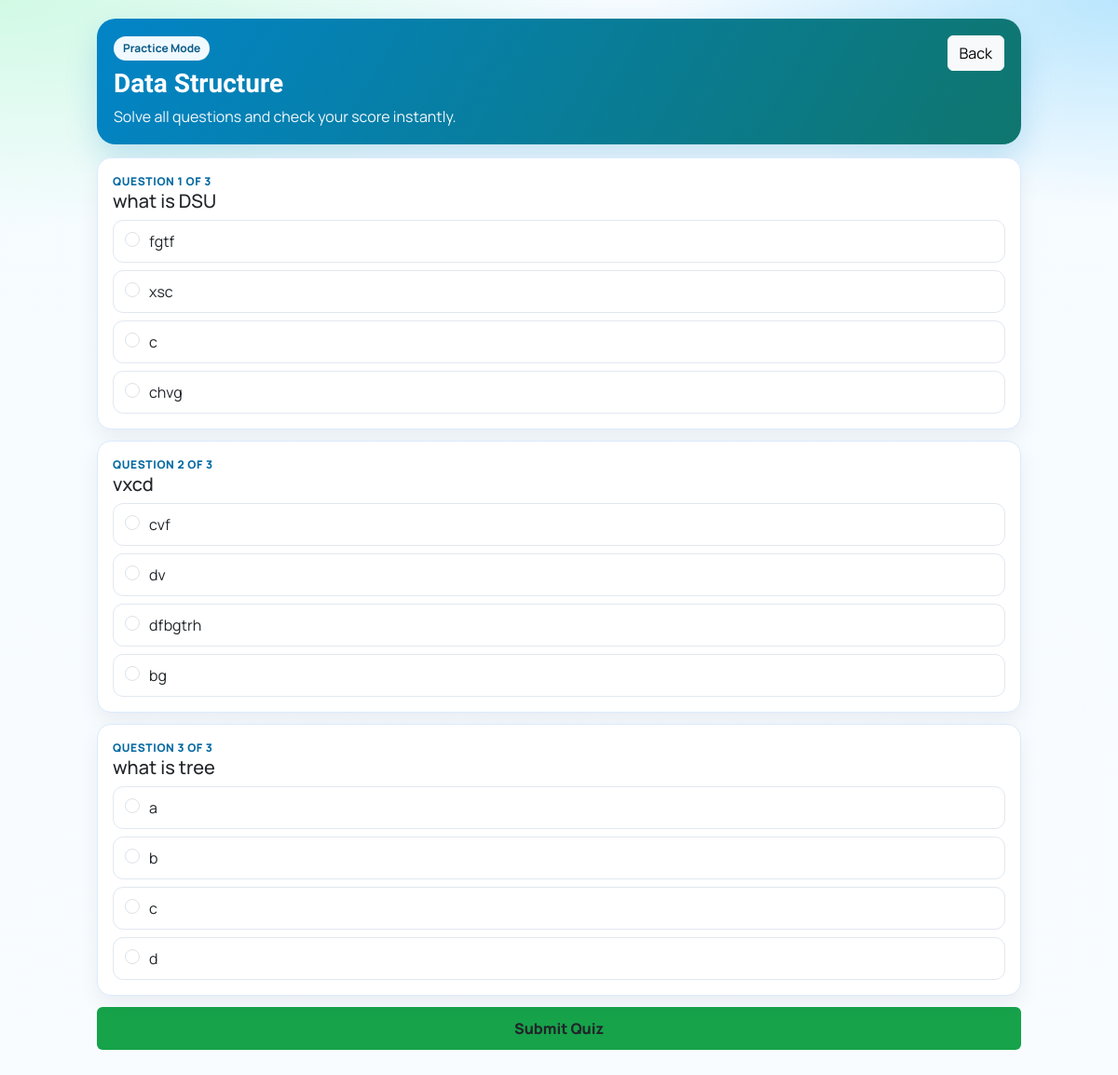
Page /take_practice_quiz/3 (signed in) on the committed database.
### tables this page shows
CREATE TABLE Practice_Quizzes (
            quiz_id INTEGER PRIMARY KEY AUTOINCREMENT,
            quiz_name TEXT NOT NULL,
            description TEXT,
            teacher_id INTEGER,
            created_by INTEGER NOT NULL,
            department TEXT,
            target_departments TEXT,
            created_at TIMESTAMP DEFAULT CURRENT_TIMESTAMP,
            FOREIGN KEY (created_by) REFERENCES Users(user_id)
        );

CREATE TABLE PracticeQuestions (
            question_id INTEGER PRIMARY KEY AUTOINCREMENT,
            quiz_id INTEGER NOT NULL,
            question_text TEXT NOT NULL,
            question_type TEXT DEFAULT 'MCQ',
            explanation TEXT,
            created_at TIMESTAMP DEFAULT CURRENT_TIMESTAMP, media_url TEXT,
            FOREIGN KEY (quiz_id) REFERENCES Practice_Quizzes(quiz_id)
        );

CREATE TABLE PracticeOptions (
            option_id INTEGER PRIMARY KEY AUTOINCREMENT,
            question_id INTEGER NOT NULL,
            option_text TEXT NOT NULL,
            is_correct INTEGER DEFAULT 0,
            option_order INTEGER,
            FOREIGN KEY (question_id) REFERENCES PracticeQuestions(question_id)
        );

### app.py (the view)
@app.route('/take_practice_quiz/<int:quiz_id>')
@login_required
def take_practice_quiz(quiz_id):
    if session.get('role') != 'Student':
        return redirect('/login')
    with get_db_connection() as conn:
        student_department_row = conn.execute(
            "SELECT COALESCE(NULLIF(department, ''), 'Computer') AS department FROM Users WHERE user_id=?",
            (session['user_id'],)
        ).fetchone()
        student_department = student_department_row['department'] if student_department_row else 'Computer'
        quiz = conn.execute(
            """
            SELECT p.*
            FROM Practice_Quizzes p
            LEFT JOIN Users u ON p.created_by = u.user_id
            WHERE p.quiz_id=?
              AND (',' || COALESCE(
                    NULLIF(p.target_departments, ''),
                    COALESCE(NULLIF(p.department, ''), COALESCE(NULLIF(u.department, ''), 'Computer'))
                  ) || ',') LIKE '%,' || ? || ',%'
            """,
            (quiz_id, student_department)
        ).fetchone()
        if not quiz:
            flash("This quiz is not available for your department")
            return redirect(url_for('student_practice_quizzes'))
        questions = conn.execute(
            "SELECT * FROM PracticeQuestions WHERE quiz_id=? ORDER BY question_id",
            (quiz_id,)
        ).fetchall()
        questions_with_options = []
        for q in questions:
            options = conn.execute(
                "SELECT * FROM PracticeOptions WHERE question_id=? ORDER BY option_order, option_id",
                (q['question_id'],)
            ).fetchall()
            questions_with_options.append({
                "question": q,
                "options": options
            })
    return render_template(
        'student/take_practice_quiz.html',
        quiz=quiz,
        questions=questions_with_options
    )

### app.py (called while the page is built)
def get_db_connection():
    return DBConnection(DATABASE)

def login_required(f):
    @wraps(f)
    def decorated_function(*args, **kwargs):
        if 'user_id' not in session:
            flash("Please login first")
            return redirect(url_for('login'))
        return f(*args, **kwargs)
    return decorated_function

    def __enter__(self):
        return self.conn

    def __exit__(self, exc_type, exc_val, exc_tb):
        if exc_type is None:
            self.conn.commit()
        else:
            self.conn.rollback()
        self.conn.close()

### templates/student/take_practice_quiz.html (shortened to what this page needs)
<!DOCTYPE html>
<html lang="en">
<head>
<link href="https://cdn.jsdelivr.net/npm/bootstrap@5.3.2/dist/css/bootstrap.min.css" rel="stylesheet">
</head>
<body class="no-copy">
<div class="wrap">
  <div class="hero d-flex justify-content-between align-items-start flex-wrap gap-2">
    <div>
      <span class="progress-pill">Practice Mode</span>
      <h3 class="mt-2">{{ quiz['quiz_name'] }}</h3>
      <p>{{ quiz['description'] or 'Solve all questions and check your score instantly.' }}</p>
    </div>
    <div class="d-flex gap-2">
      <a href="{{ url_for('student_practice_quizzes') }}" class="btn btn-light">Back</a>
    </div>
  </div>
  {% if questions %}
  <form method="POST" action="{{ url_for('submit_practice_quiz', quiz_id=quiz['quiz_id']) }}" id="quizForm">
    {% for item in questions %}
    <div class="qcard card">
      <div class="card-body">
        <div class="qhead">Question {{ loop.index }} of {{ questions|length }}</div>
        <h5 class="mb-2">{{ item.question['question_text'] }}</h5>
        {% for opt in item.options %}
        <label class="opt" for="opt_{{ opt['option_id'] }}">
          <input class="form-check-input" type="radio" name="answer_{{ item.question['question_id'] }}" id="opt_{{ opt['option_id'] }}" value="{{ opt['option_id'] }}" required>
          <span>{{ opt['option_text'] }}</span>
        </label>
        {% endfor %}
      </div>
    </div>
    {% endfor %}
    <button type="submit" class="btn btn-submit w-100">Submit Quiz</button>
  </form>
  {% else %}
  <div class="alert alert-warning">No questions found in this quiz.</div>
  {% endif %}
</div>
</body>
</html>

### templates/student/take_practice_quiz.html (style rules this page uses)
:root { --ink:#0f172a;--muted:#64748b;--card:#fff;--stroke:#dbeafe;--brand:#0284c7;--brand-2:#0f766e;--ok:#16a34a; }
body { margin:0;font-family:'Manrope',sans-serif;color:var(--ink);background:radial-gradient(1100px 420px at 0% 0%,#d1fae5 0,transparent 58%),radial-gradient(900px 400px at 100% 0%,#bae6fd 0,transparent 55%),linear-gradient(180deg,#f5fbff,#f8fcff); }
.wrap { max-width:1020px;margin:auto;padding:20px 14px 34px; }
.hero { background:linear-gradient(120deg,var(--brand),var(--brand-2));color:#fff;padding:18px;border-radius:20px;box-shadow:0 16px 34px rgba(2,132,199,.2);margin-bottom:14px; }
.hero h3 { font-family:'Sora',sans-serif;margin:0;font-weight:800 }
.hero p { margin:6px 0 0;opacity:.95 }
.qcard { background:var(--card);border:1px solid var(--stroke);border-radius:15px;box-shadow:0 10px 22px rgba(15,23,42,.06);margin-bottom:12px;animation:fade .3s ease; }
.qhead { font-size:12px;font-weight:800;color:#0369a1;letter-spacing:.6px;text-transform:uppercase }
.opt { display:flex;align-items:flex-start;gap:10px;border:1px solid #e2e8f0;border-radius:11px;padding:10px 12px;margin-top:8px;background:#fff;transition:.15s;cursor:pointer }
.opt input { margin-top:2px }
.progress-pill { display:inline-block;background:#f0f9ff;color:#075985;padding:4px 10px;border-radius:999px;font-size:12px;font-weight:700 }
.btn-submit { background:var(--ok);border:none;font-weight:800;padding:11px }
body.no-copy { -webkit-user-select:none; -moz-user-select:none; -ms-user-select:none; user-select:none; }

### rows in the picture
Practice_Quizzes: quiz_name "Data Structure", description "Solve all questions and check your score instantly."
PracticeQuestions: question.question_text "what is DSU"
PracticeOptions: option_text "fgtf"
PracticeOptions: option_text "xsc"
PracticeOptions: option_text "c"
PracticeOptions: option_text "chvg"
PracticeQuestions: question.question_text "vxcd"
PracticeOptions: option_text "cvf"
PracticeOptions: option_text "dv"
PracticeOptions: option_text "dfbgtrh"
PracticeOptions: option_text "bg"
PracticeQuestions: question.question_text "what is tree"
PracticeOptions: option_text "a"
PracticeOptions: option_text "b"
PracticeOptions: option_text "c"
PracticeOptions: option_text "d"

### other values in the picture
{{ questions|length }} "3" "3" "3"
